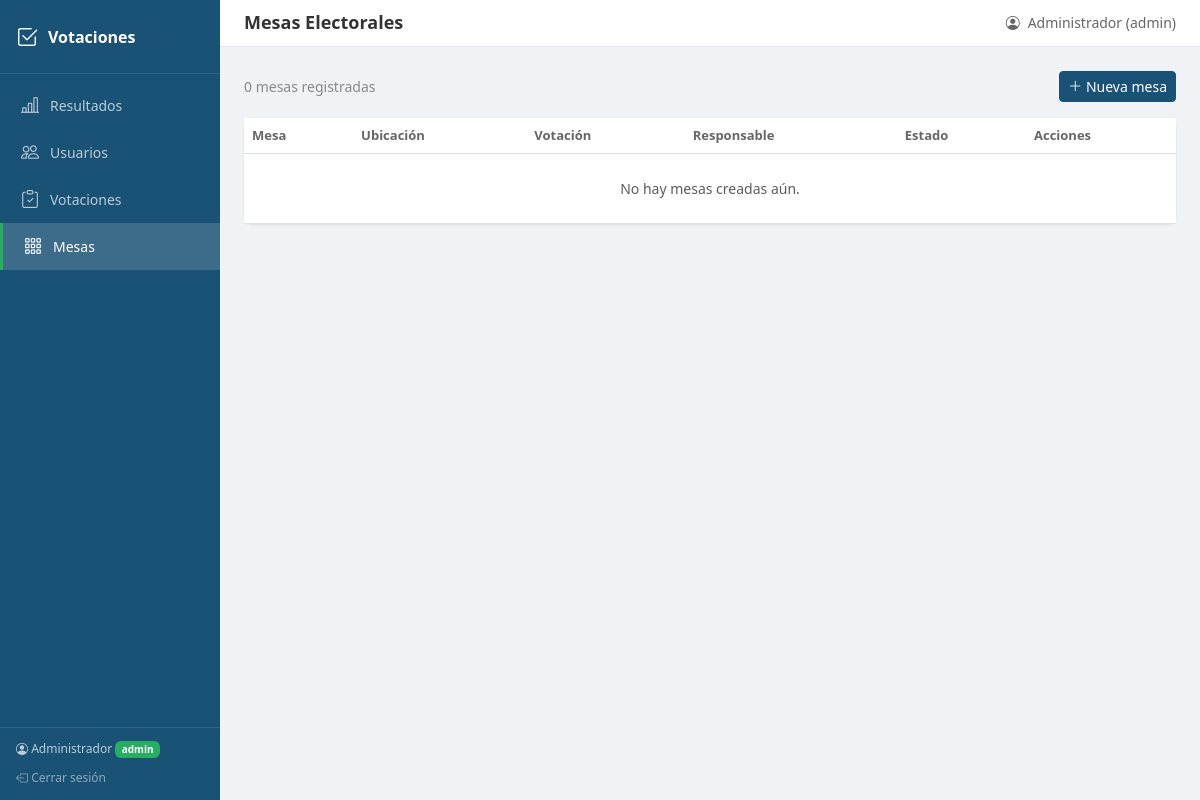
/mesas/ (signed in), run on an earlier commit of the app's database.
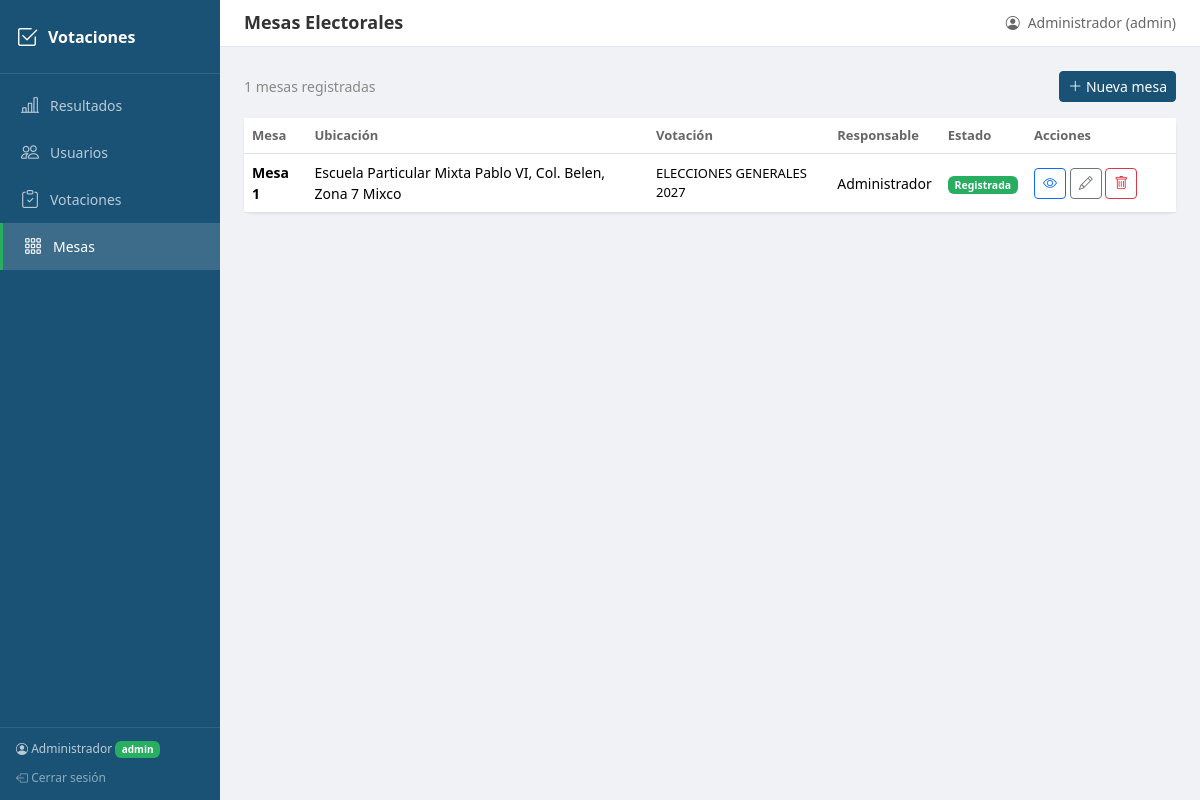
And on a later commit of the database.
### app/models.py (models this page shows, shortened)
class Mesa(db.Model):
    __tablename__ = 'mesas'
    id = db.Column(db.Integer, primary_key=True)
    numero_mesa = db.Column(db.Integer, nullable=False)
    ubicacion = db.Column(db.String(200), nullable=False)
    votacion_id = db.Column(db.Integer, db.ForeignKey('votaciones.id'), nullable=False)
    responsable_id = db.Column(db.Integer, db.ForeignKey('usuarios.id'))
    registrada = db.Column(db.Boolean, default=False)
    responsable = db.relationship('Usuario', backref='mesas_asignadas')
    resultados = db.relationship('Resultado', backref='mesa', cascade='all, delete-orphan')

class Votacion(db.Model):
    __tablename__ = 'votaciones'
    id = db.Column(db.Integer, primary_key=True)
    nombre = db.Column(db.String(200), nullable=False)
    descripcion = db.Column(db.Text)
    fecha_inicio = db.Column(db.Date, nullable=False)
    fecha_fin = db.Column(db.Date, nullable=False)
    estado = db.Column(db.String(20), default='pendiente')
    creado_por = db.Column(db.Integer, db.ForeignKey('usuarios.id'))
    candidatos = db.relationship('Candidato', backref='votacion', cascade='all, delete-orphan')
    mesas = db.relationship('Mesa', backref='votacion', cascade='all, delete-orphan')
    creador = db.relationship('Usuario', backref='votaciones_creadas')

class Usuario(UserMixin, db.Model):
    __tablename__ = 'usuarios'
    id = db.Column(db.Integer, primary_key=True)
    nombre = db.Column(db.String(100), nullable=False)
    correo = db.Column(db.String(120), unique=True, nullable=False)
    password_hash = db.Column(db.String(256), nullable=False)
    rol = db.Column(db.String(20), nullable=False, default='operador')
    created_at = db.Column(db.DateTime, default=datetime.utcnow)

### app/routes/mesas.py (the view)
@mesas_bp.route('/')
@login_required
def listar():
    if current_user.rol != 'admin':
        flash('No tienes permisos para acceder.', 'error')
        return redirect(url_for('resultados.consultar'))
    mesas = Mesa.query.order_by(Mesa.votacion_id, Mesa.numero_mesa).all()
    return render_template('mesas.html', mesas=mesas)

### app/models.py (called while the page is built)
@login_manager.user_loader
def load_user(user_id):
    return Usuario.query.get(int(user_id))

### app/templates/mesas.html (shortened to what this page needs)
{% extends "base.html" %}
{% block page_title %}Mesas Electorales{% endblock %}
{% block content %}
<div class="d-flex justify-content-between align-items-center mb-3">
    <span style="color: #888; font-size: 14px;">{{ mesas|length }} mesas registradas</span>
    <a href="{{ url_for('mesas.crear') }}" class="btn btn-primary btn-sm">
        <i class="bi bi-plus-lg"></i> Nueva mesa
    </a>
</div>
<div class="card">
    <div class="table-responsive">
        <table class="table table-hover mb-0">
            <thead>
                <tr>
                    <th>Mesa</th>
                    <th>Ubicación</th>
                    <th>Votación</th>
                    <th>Responsable</th>
                    <th>Estado</th>
                    <th style="width: 150px;">Acciones</th>
                </tr>
            </thead>
            <tbody>
                {% for m in mesas %}
                <tr>
                    <td><strong>Mesa {{ m.numero_mesa }}</strong></td>
                    <td>{{ m.ubicacion }}</td>
                    <td style="font-size: 13px;">{{ m.votacion.nombre }}</td>
                    <td>{{ m.responsable.nombre if m.responsable else 'Sin asignar' }}</td>
                    <td>
                        {% if m.registrada %}
                        <span class="badge badge-registrada">Registrada</span>
                        {% else %}
                        <span class="badge badge-no-registrada">Pendiente</span>
                        {% endif %}
                    </td>
                    <td>
                        {% if not m.registrada %}
                        <a href="{{ url_for('resultados.registrar', mesa_id=m.id) }}" class="btn btn-outline-success btn-sm" title="Registrar votos">
                            <i class="bi bi-pencil-square"></i>
                        </a>
                        {% else %}
                        <a href="{{ url_for('resultados.consultar', votacion_id=m.votacion_id) }}" class="btn btn-outline-primary btn-sm" title="Ver resultados">
                            <i class="bi bi-eye"></i>
                        </a>
                        {% endif %}
                        <a href="{{ url_for('mesas.editar', id=m.id) }}" class="btn btn-outline-secondary btn-sm" title="Editar">
                            <i class="bi bi-pencil"></i>
                        </a>
                        <form method="POST" action="{{ url_for('mesas.eliminar', id=m.id) }}" style="display:inline"
                              onsubmit="return confirm('¿Eliminar Mesa {{ m.numero_mesa }}?')">
                            <button type="submit" class="btn btn-outline-danger btn-sm" title="Eliminar">
                                <i class="bi bi-trash"></i>
                            </button>
                        </form>
                    </td>
                </tr>
                {% endfor %}
                {% if not mesas %}
                <tr><td colspan="6" class="text-center text-muted py-4">No hay mesas creadas aún.</td></tr>
                {% endif %}
            </tbody>
        </table>
    </div>
</div>
{% endblock %}

What changed in the data, as far as the page shows it:
added Mesa: numero_mesa "1", ubicacion "Escuela Particular Mixta Pablo VI, Col. Belen, Zona 7 Mixco", votacion.nombre "ELECCIONES GENERALES 2027", responsable "Administrador", registrada "Registrada"
Also different on the page:
{{ mesas|length }}: "0" → "1"
text no longer shown: "No hay mesas creadas aún."
